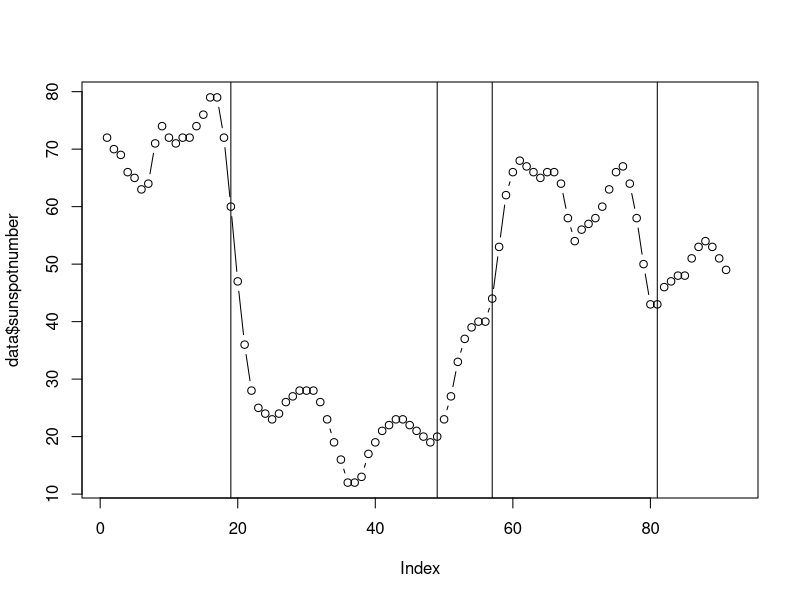
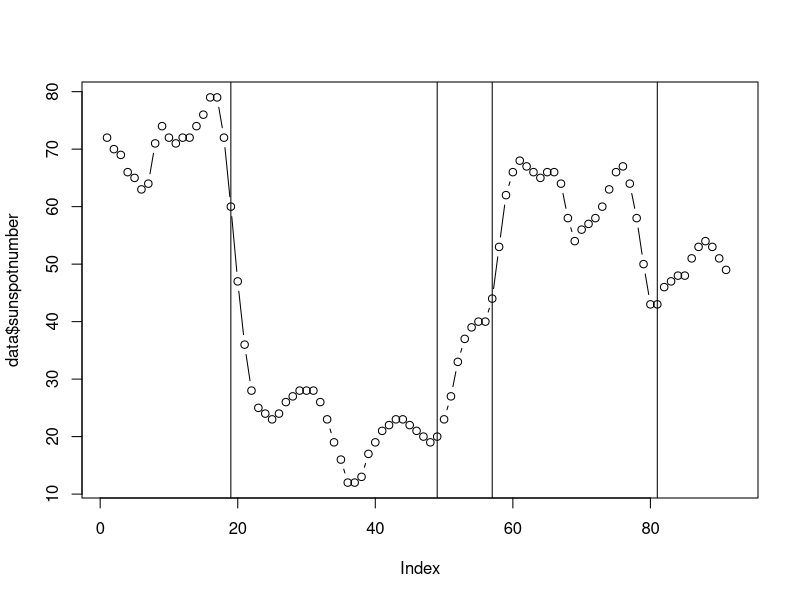

The R script that drew these images, in order:
chps_detailed <- c(8, 17,26, 32, 37, 44, 49, 61, 67, 70, 76, 81, 88)
chps <- c(19,49, 57, 81)

data  <- read.table("./data/wolfer-sunspot-numbers-1770-to-1.csv", sep = ",", header = TRUE)
data$sunspotnumber <- as.numeric(data$Wolfer.sunspot.numbers..1770.to.1869)

plot(data$sunspotnumber, type = 'b')
abline(v=chps)

write.table(data$sunspotnumber, file="./data/sigSunspotNumber.dat", row.names = FALSE, col.names = FALSE)

write.table(chps, file="./data/changes.dat", row.names = FALSE, col.names = FALSE)

png("./data/sigWithChanges.PNG")
plot(data$sunspotnumber, type = 'b')
abline(v=chps)
dev.off()